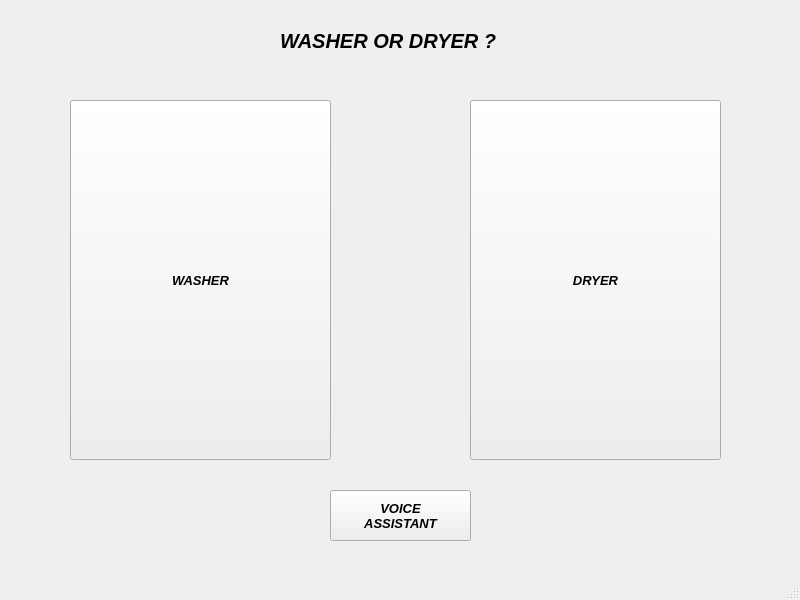
<?xml version="1.0" encoding="UTF-8"?>
<ui version="4.0">
 <class>MainWindow</class>
 <widget class="QMainWindow" name="MainWindow">
  <property name="geometry">
   <rect>
    <x>0</x>
    <y>0</y>
    <width>800</width>
    <height>600</height>
   </rect>
  </property>
  <property name="windowTitle">
   <string>MainWindow</string>
  </property>
  <widget class="QWidget" name="centralwidget">
   <widget class="QPushButton" name="pushButton">
    <property name="geometry">
     <rect>
      <x>70</x>
      <y>100</y>
      <width>261</width>
      <height>360</height>
     </rect>
    </property>
    <property name="font">
     <font>
      <family>Arial</family>
      <pointsize>10</pointsize>
      <weight>75</weight>
      <italic>true</italic>
      <bold>true</bold>
     </font>
    </property>
    <property name="text">
     <string>WASHER</string>
    </property>
   </widget>
   <widget class="QPushButton" name="pushButton_2">
    <property name="geometry">
     <rect>
      <x>470</x>
      <y>100</y>
      <width>251</width>
      <height>360</height>
     </rect>
    </property>
    <property name="font">
     <font>
      <family>Arial</family>
      <pointsize>10</pointsize>
      <weight>75</weight>
      <italic>true</italic>
      <bold>true</bold>
     </font>
    </property>
    <property name="text">
     <string>DRYER</string>
    </property>
   </widget>
   <widget class="QLabel" name="label">
    <property name="geometry">
     <rect>
      <x>280</x>
      <y>20</y>
      <width>271</width>
      <height>41</height>
     </rect>
    </property>
    <property name="font">
     <font>
      <family>Arial</family>
      <pointsize>15</pointsize>
      <weight>75</weight>
      <italic>true</italic>
      <bold>true</bold>
     </font>
    </property>
    <property name="text">
     <string>WASHER OR DRYER ?</string>
    </property>
   </widget>
   <widget class="QPushButton" name="pushButton_5">
    <property name="geometry">
     <rect>
      <x>330</x>
      <y>490</y>
      <width>141</width>
      <height>51</height>
     </rect>
    </property>
    <property name="font">
     <font>
      <family>Arial</family>
      <pointsize>10</pointsize>
      <weight>75</weight>
      <italic>true</italic>
      <bold>true</bold>
      <strikeout>false</strikeout>
     </font>
    </property>
    <property name="text">
     <string>VOICE
ASSISTANT</string>
    </property>
   </widget>
  </widget>
  <widget class="QMenuBar" name="menubar">
   <property name="geometry">
    <rect>
     <x>0</x>
     <y>0</y>
     <width>800</width>
     <height>26</height>
    </rect>
   </property>
  </widget>
  <widget class="QStatusBar" name="statusbar"/>
 </widget>
 <resources/>
 <connections/>
</ui>
